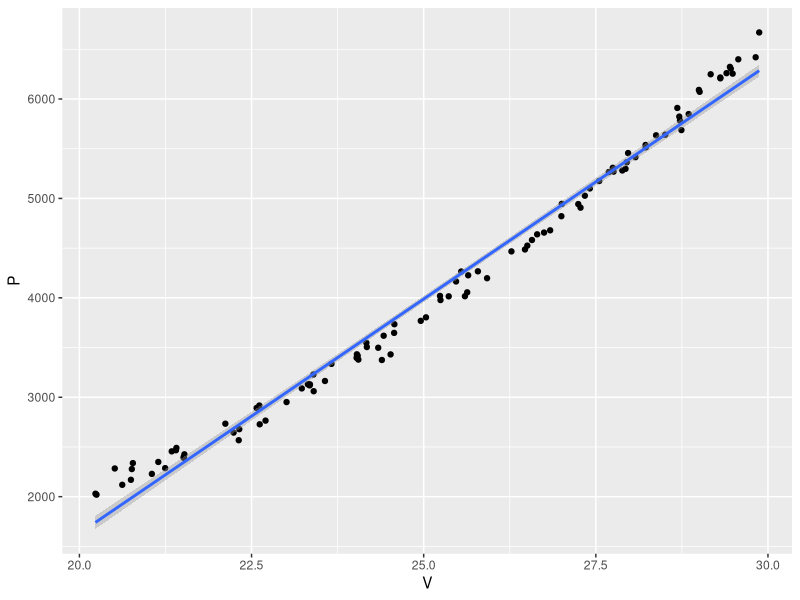
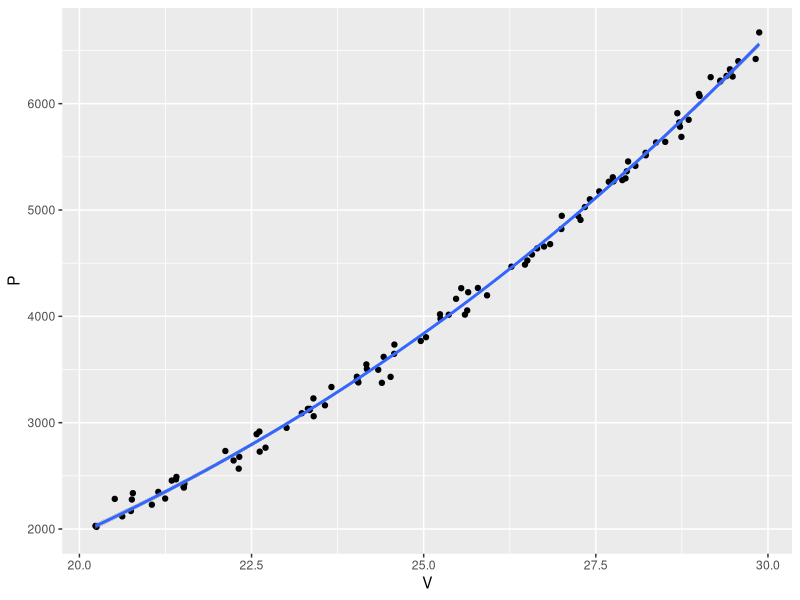
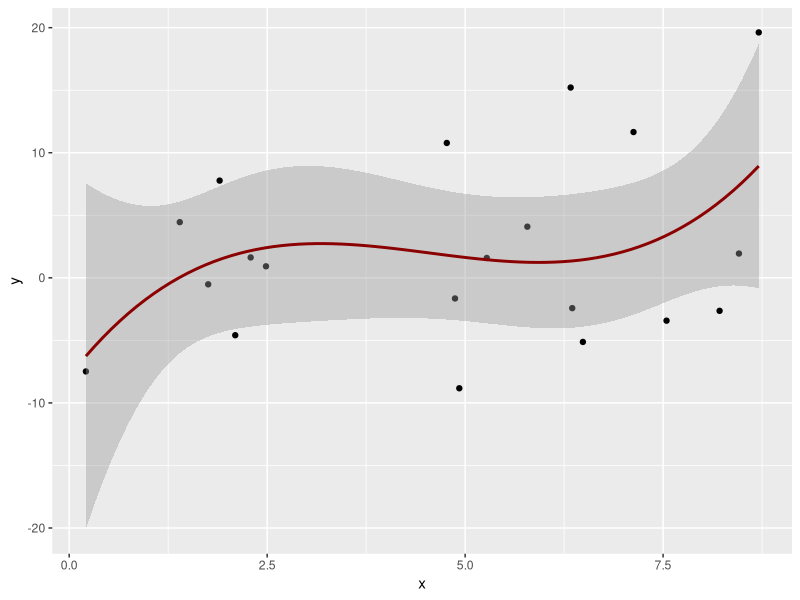
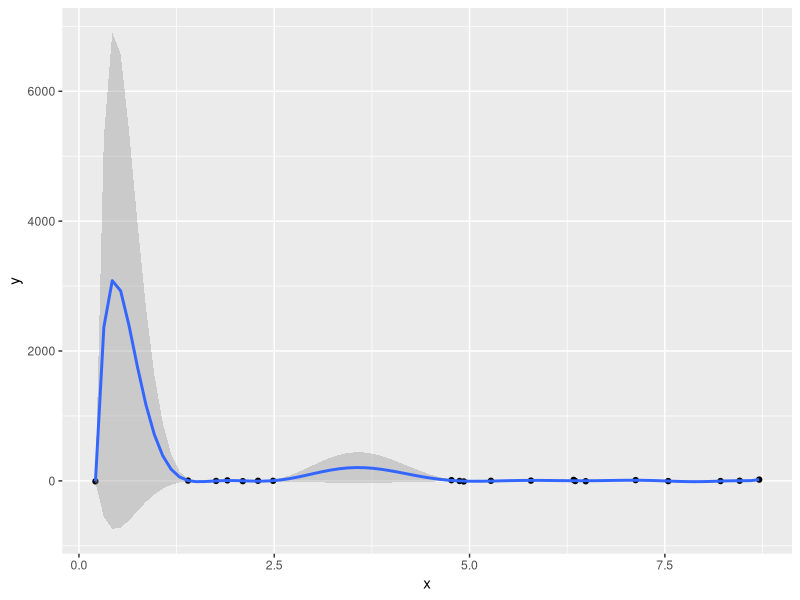
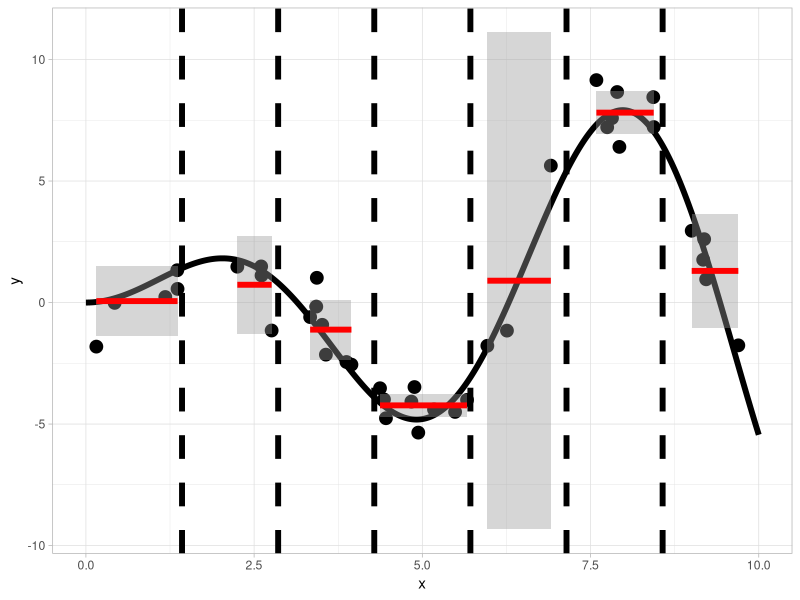
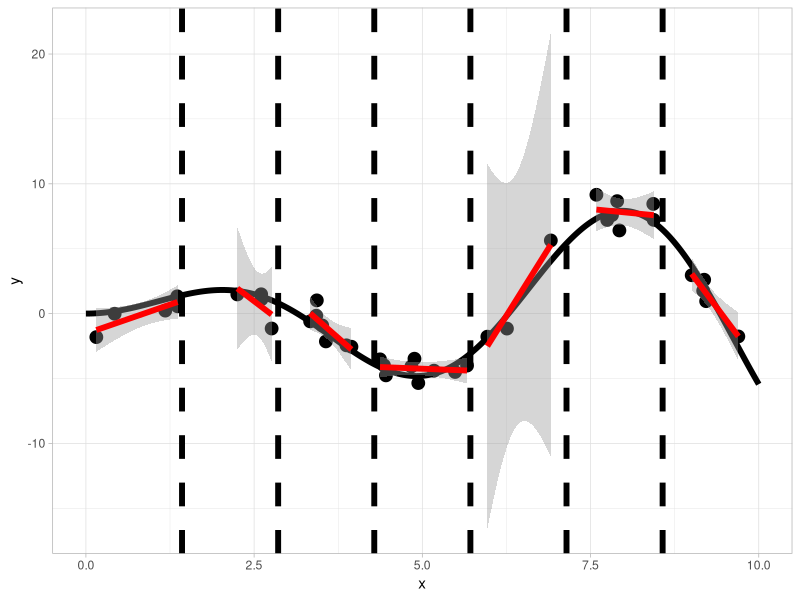
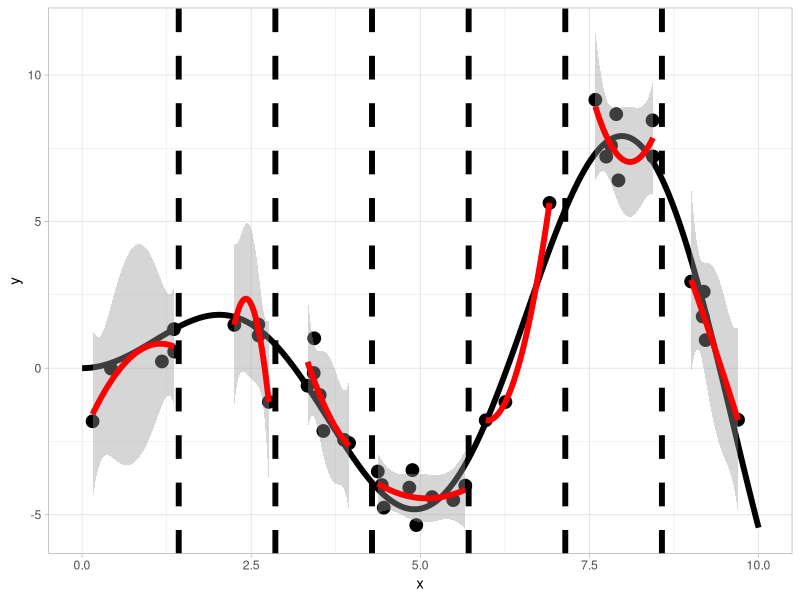
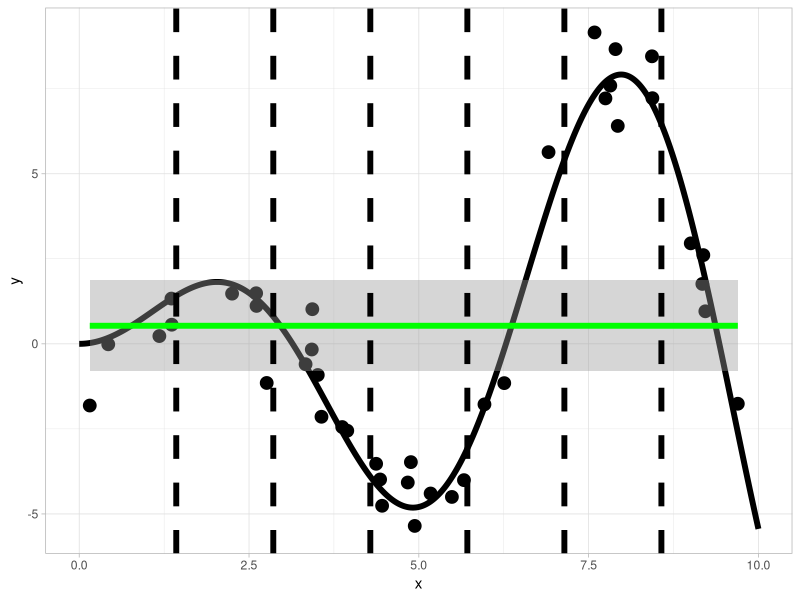

Reproduce these figures in R, in order.
## ---- chunk 1
knitr::opts_chunk$set(echo = TRUE, fig.path="imgs/")
library(tidyverse)
library(splines)
## ---- chunk 2
power <- read_csv("power.csv")
ggplot(power, aes(V, P)) + geom_point() + geom_smooth(method = "lm", se = TRUE)
## ---- chunk 3
ggplot(power, aes(V, P)) + geom_point() + geom_smooth(method = "glm", formula = y ~ I(x^3), se = TRUE)
## ---- chunk 4
data <- tibble(
  x = runif(20, 0, 10),
  y = 0.1*x^2 + rnorm(20, 0, 8)
)
ggplot(data, aes(x, y)) + geom_point() + geom_smooth(method = "glm", formula = y ~ poly(x, degree = 3), se = TRUE, color = "darkred")
ggplot(data, aes(x, y)) + geom_point() + geom_smooth(method = "glm", formula = y ~ poly(x, degree = 13), se = TRUE)
## ---- chunk 5
wezly <- 6
wezel <- 10 / (wezly + 1) * (1:wezly)
prawda <- data.frame(a=seq(0, 10, by = 0.01), b = seq(0,10,by=0.01) * sin(seq(0, 10, by = 0.01)))
set.seed(33)
x <- runif(40, 0, 10)
gr <- c()
for(i in 1:40){
  gr<-c(gr, sum(x[i] > wezel))
}
dane <- data.frame(x = x, y = x * sin(x) + rnorm(40,0,1), gr = gr)

c(0, 1, 2) %>% walk(~ {
  if(.x == 0) {
    formu <- as.formula("y~1")
  }
  else {
    formu <- as.formula(paste0("y~poly(x, ", .x, ")"))
  }
  
  plot(ggplot(dane, aes(x = x,y = y,group = gr)) + geom_point(cex = 4) +
         geom_line(data = prawda, aes(group = 1, x = a,y = b), lwd = 2) +
         theme_light() + stat_smooth(method = "lm", formula = formu, col = "red", se = TRUE, lwd = 2) + geom_vline(xintercept = wezel, lty = 2,lwd = 2))
})
## ---- chunk 6
wezly <- 6
wezel <- 10 / (wezly + 1) * (1:wezly)
prawda <- data.frame(a=seq(0, 10, by = 0.01), b = seq(0,10,by=0.01) * sin(seq(0, 10, by = 0.01)))
set.seed(33)
x <- runif(40, 0, 10)
gr <- c()
for(i in 1:40){
  gr<-c(gr, sum(x[i] > wezel))
}
dane <- data.frame(x = x, y = x * sin(x) + rnorm(40,0,1), gr = gr)

c(0, 1, 2, 3, 4) %>% walk(~ {
  if(.x == 0) {
    formu <- as.formula("y~1")
  }
  else {
    formu <- as.formula(paste0("y~bs(x, degree = ", .x, ", knots = wezel)"))
  }
  
  plot(ggplot(dane, aes(x = x,y = y)) + geom_point(cex = 4) +
         geom_line(data = prawda, aes(group = 1, x = a,y = b), lwd = 2) +
         theme_light() + stat_smooth(method = "lm", formula = formu, col = "green", se = TRUE, lwd = 2) + geom_vline(xintercept = wezel, lty = 2,lwd = 2))
})
## ---- chunk 7
wezly <- 6
wezel <- 10 / (wezly + 1) * (1:wezly)
prawda <- data.frame(a=seq(0, 10, by = 0.01), b = seq(0,10,by=0.01) * sin(seq(0, 10, by = 0.01)))
set.seed(33)
x <- runif(40, 0, 10)
gr <- c()
for(i in 1:40){
  gr<-c(gr, sum(x[i] > wezel))
}
dane <- data.frame(x = x, y = x * sin(x) + rnorm(40,0,1), gr = gr)
formu_cs <- as.formula("y~bs(x, degree = 3, knots = wezel)")
formu_ncs <- as.formula("y~ns(x,Boundary.knots=wezel[c(1,length(wezel))],knots=wezel[-c(1,length(wezel))])")

plot(ggplot(dane, aes(x = x,y = y)) + geom_point(cex = 4) +
       geom_line(data = prawda, aes(group = 1, x = a,y = b), lwd = 2) +
       theme_light() +
       stat_smooth(method = "lm", formula = formu_cs, col = "green", se = TRUE, lwd = 2) +
       stat_smooth(method = "lm", formula = formu_ncs, col = "red", se = TRUE, lwd = 2) +
       geom_vline(xintercept = wezel, lty = 2,lwd = 2) +
       geom_rect(aes(xmin = -Inf, xmax = wezel[1], ymin = -Inf, ymax = Inf), alpha = 0.008, fill = "yellow") +
       geom_rect(aes(xmin = wezel[length(wezel)], xmax = Inf, ymin = -Inf, ymax = Inf), alpha = 0.008, fill = "yellow"))
## ---- chunk 8
wezly <- 6
wezel <- 10 / (wezly + 1) * (1:wezly)
prawda <- data.frame(a=seq(0, 10, by = 0.01), b = seq(0,10,by=0.01) * sin(seq(0, 10, by = 0.01)))
set.seed(33)
x <- runif(40, 0, 10)
gr <- c()
for(i in 1:40){
  gr<-c(gr, sum(x[i] > wezel))
}
dane <- data.frame(x = x, y = x * sin(x) + rnorm(40,0,1), gr = gr)

c(1.5, 3, 10, 30) %>% walk(~ {
  dane1 <- data.frame(x = x,y = predict(smooth.spline(x, y = dane$y, df = .x),x)$y)

plot(ggplot(dane, aes(x = x,y = y)) + geom_point(cex = 4) +
       geom_line(data = prawda, aes(group = 1, x = a,y = b), lwd = 2) +
       theme_light() +
       geom_line(data = dane1, aes(x = x, y = y, group = 1), col = "purple" ,lwd = 2))
})
## ---- chunk 9
wezly <- 6
wezel <- 10 / (wezly + 1) * (1:wezly)
prawda <- data.frame(a=seq(0, 10, by = 0.01), b = seq(0,10,by=0.01) * sin(seq(0, 10, by = 0.01)))
set.seed(33)
x <- runif(40, 0, 10)
gr <- c()
for(i in 1:40){
  gr<-c(gr, sum(x[i] > wezel))
}
dane <- data.frame(x = x, y = x * sin(x) + rnorm(40,0,1), gr = gr)

c(0.1, 0.5, 1) %>% walk(~ {
  dane1 <- data.frame(x = x,y = predict(smooth.spline(x, y = dane$y, df = .x),x)$y)

plot(ggplot(dane, aes(x = x,y = y)) + geom_point(cex = 4) +
       geom_line(data = prawda, aes(group = 1, x = a,y = b), lwd = 2) +
       theme_light() +
       stat_smooth(col = "darkgreen", se = TRUE, lwd = 2, span = .x))
})
